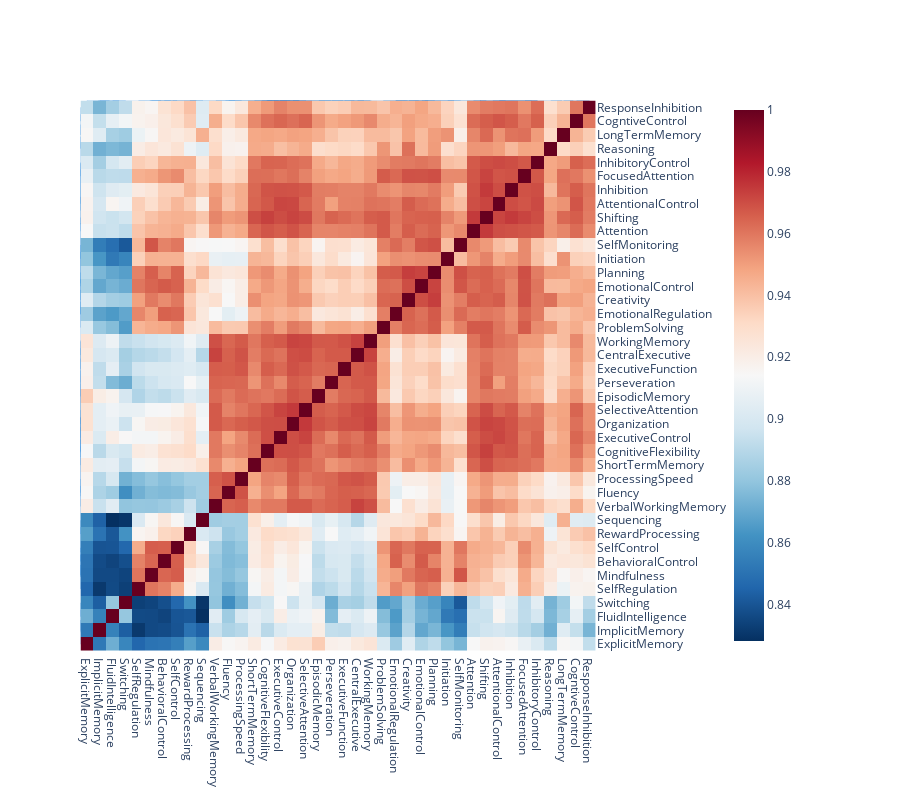

The notebook cell saved with this chart:
### Markdown cell above
## Popular Constructs

### Code cell
# plot only popular tasks and popular constructs

n_popular_labels = 40

popular_labels = (pubmed.groupby(['category','label'])['pmid']
                        .count().sort_values(ascending=False)
                        .groupby('category').head(n_popular_labels)
                        .index.get_level_values('label').to_list())

popular_label_embeddings = n2n_sim.query('label in @popular_labels')

popular_labels_sim = get_similarity_matrix(
  popular_label_embeddings,
  metric='cosine',
  pivot_by_category=False)

# # drop tasks for visualization
tasks = pubmed.query('category.str.contains("Task")')['label'].unique()
popular_labels_sim.drop(index=tasks, columns=tasks, errors='ignore', inplace=True)

# g = sns.clustermap(popular_labels_sim, robust=True,
#                    dendrogram_ratio=0.0001, 
#                    cbar_pos=(1.0, 0.73, 0.03, 0.25),
#                    cmap='viridis_r',
#                   )
# plt.show()

import dash_bio as dashbio

dashbio.Clustergram(
  data=popular_labels_sim,
  column_labels=popular_labels_sim.columns.to_list(),
  row_labels=popular_labels_sim.index.to_list(),
  center_values=False,
  cluster='all',
  height=800,
  width=900,
  display_ratio=[0.001, 0.001], 
  color_map='RdBu_r',
  # hidden_labels=['col'],
  row_dist='euclidean',
  col_dist='euclidean',
  # standardize='col'
)

### Figure 1 — Plotly figure (JSON) as saved in the notebook; plotly's stock layout.template omitted (floating-point values rounded to 4 significant figures; data arrays with more than 128 entries replaced by an {"elided": "..."} marker saying what was removed)
{"data": [{"hoverinfo": "y+name", "line": {"width": 0.5}, "marker": {"color": "rgb(0,116,217)"}, "mode": "lines", "name": "Col Cluster 0", "type": "scatter", "x": [13.75, 13.75, 148.9, 148.9], "xaxis": "x2", "y": [0.2553, 0.5234, 0.5234, 0.3587], "yaxis": "y2"}, {"hoverinfo": "y+name", "line": {"width": 0.5}, "marker": {"color": "rgb(0,116,217)"}, "mode": "lines", "name": "Col Cluster 1", "type": "scatter", "x": [5, 5, 22.5, 22.5], "xaxis": "x2", "y": [0, 0.2553, 0.2553, 0.2354], "yaxis": "y2"}, {"hoverinfo": "y+name", "line": {"width": 0.5}, "marker": {"color": "rgb(0,116,217)"}, "mode": "lines", "name": "Col Cluster 2", "type": "scatter", "x": [15, 15, 30, 30], "xaxis": "x2", "y": [0, 0.2354, 0.2354, 0.1821], "yaxis": "y2"}, {"hoverinfo": "y+name", "line": {"width": 0.5}, "marker": {"color": "rgb(0,116,217)"}, "mode": "lines", "name": "Col Cluster 3", "type": "scatter", "x": [25, 25, 35, 35], "xaxis": "x2", "y": [0, 0.1821, 0.1821, 0], "yaxis": "y2"}, {"hoverinfo": "y+name", "line": {"width": 0.5}, "marker": {"color": "rgb(0,116,217)"}, "mode": "lines", "name": "Col Cluster 4", "type": "scatter", "x": [45, 45, 62.5, 62.5], "xaxis": "x2", "y": [0, 0.09666, 0.09666, 0.0668], "yaxis": "y2"}, {"hoverinfo": "y+name", "line": {"width": 0.5}, "marker": {"color": "rgb(0,116,217)"}, "mode": "lines", "name": "Col Cluster 5", "type": "scatter", "x": [53.75, 53.75, 90, 90], "xaxis": "x2", "y": [0.09666, 0.187, 0.187, 0.1661], "yaxis": "y2"}, {"hoverinfo": "y+name", "line": {"width": 0.5}, "marker": {"color": "rgb(0,116,217)"}, "mode": "lines", "name": "Col Cluster 6", "type": "scatter", "x": [55, 55, 70, 70], "xaxis": "x2", "y": [0, 0.0668, 0.0668, 0.05503], "yaxis": "y2"}, {"hoverinfo": "y+name", "line": {"width": 0.5}, "marker": {"color": "rgb(0,116,217)"}, "mode": "lines", "name": "Col Cluster 7", "type": "scatter", "x": [65, 65, 75, 75], "xaxis": "x2", "y": [0, 0.05503, 0.05503, 0], "yaxis": "y2"}, {"hoverinfo": "y+name", "line": {"width": 0.5}, "marker": {"color": "rgb(0,116,217)"}, "mode": "lines", "name": "Col Cluster 8", "type": "scatter", "x": [71.88, 71.88, 225.9, 225.9], "xaxis": "x2", "y": [0.187, 0.3587, 0.3587, 0.2885], "yaxis": "y2"}, {"hoverinfo": "y+name", "line": {"width": 0.5}, "marker": {"color": "rgb(0,116,217)"}, "mode": "lines", "name": "Col Cluster 9", "type": "scatter", "x": [85, 85, 95, 95], "xaxis": "x2", "y": [0, 0.1661, 0.1661, 0], "yaxis": "y2"}, {"hoverinfo": "y+name", "line": {"width": 0.5}, "marker": {"color": "rgb(0,116,217)"}, "mode": "lines", "name": "Col Cluster 10", "type": "scatter", "x": [105, 105, 120, 120], "xaxis": "x2", "y": [0, 0.07723, 0.07723, 0.05341], "yaxis": "y2"}, {"hoverinfo": "y+name", "line": {"width": 0.5}, "marker": {"color": "rgb(0,116,217)"}, "mode": "lines", "name": "Col Cluster 11", "type": "scatter", "x": [112.5, 112.5, 169.4, 169.4], "xaxis": "x2", "y": [0.07723, 0.1913, 0.1913, 0.1205], "yaxis": "y2"}, {"hoverinfo": "y+name", "line": {"width": 0.5}, "marker": {"color": "rgb(0,116,217)"}, "mode": "lines", "name": "Col Cluster 12", "type": "scatter", "x": [115, 115, 125, 125], "xaxis": "x2", "y": [0, 0.05341, 0.05341, 0], "yaxis": "y2"}, {"hoverinfo": "y+name", "line": {"width": 0.5}, "marker": {"color": "rgb(0,116,217)"}, "mode": "lines", "name": "Col Cluster 13", "type": "scatter", "x": [135, 135, 153.8, 153.8], "xaxis": "x2", "y": [0, 0.06995, 0.06995, 0.06236], "yaxis": "y2"}, {"hoverinfo": "y+name", "line": {"width": 0.5}, "marker": {"color": "rgb(0,116,217)"}, "mode": "lines", "name": "Col Cluster 14", "type": "scatter", "x": [140.9, 140.9, 310.8, 310.8], "xaxis": "x2", "y": [0.1913, 0.2885, 0.2885, 0.2136], "yaxis": "y2"}, {"hoverinfo": "y+name", "line": {"width": 0.5}, "marker": {"color": "rgb(0,116,217)"}, "mode": "lines", "name": "Col Cluster 15", "type": "scatter", "x": [144.4, 144.4, 194.4, 194.4], "xaxis": "x2", "y": [0.06995, 0.1205, 0.1205, 0.08825], "yaxis": "y2"}, {"hoverinfo": "y+name", "line": {"width": 0.5}, "marker": {"color": "rgb(0,116,217)"}, "mode": "lines", "name": "Col Cluster 16", "type": "scatter", "x": [145, 145, 162.5, 162.5], "xaxis": "x2", "y": [0, 0.06236, 0.06236, 0.06017], "yaxis": "y2"}, {"hoverinfo": "y+name", "line": {"width": 0.5}, "marker": {"color": "rgb(0,116,217)"}, "mode": "lines", "name": "Col Cluster 17", "type": "scatter", "x": [155, 155, 170, 170], "xaxis": "x2", "y": [0, 0.06017, 0.06017, 0.04498], "yaxis": "y2"}, {"hoverinfo": "y+name", "line": {"width": 0.5}, "marker": {"color": "rgb(0,116,217)"}, "mode": "lines", "name": "Col Cluster 18", "type": "scatter", "x": [165, 165, 175, 175], "xaxis": "x2", "y": [0, 0.04498, 0.04498, 0], "yaxis": "y2"}, {"hoverinfo": "y+name", "line": {"width": 0.5}, "marker": {"color": "rgb(0,116,217)"}, "mode": "lines", "name": "Col Cluster 19", "type": "scatter", "x": [185, 185, 203.8, 203.8], "xaxis": "x2", "y": [0, 0.08825, 0.08825, 0.06945], "yaxis": "y2"}, {"hoverinfo": "y+name", "line": {"width": 0.5}, "marker": {"color": "rgb(0,116,217)"}, "mode": "lines", "name": "Col Cluster 20", "type": "scatter", "x": [195, 195, 212.5, 212.5], "xaxis": "x2", "y": [0, 0.06945, 0.06945, 0.05418], "yaxis": "y2"}, {"hoverinfo": "y+name", "line": {"width": 0.5}, "marker": {"color": "rgb(0,116,217)"}, "mode": "lines", "name": "Col Cluster 21", "type": "scatter", "x": [205, 205, 220, 220], "xaxis": "x2", "y": [0, 0.05418, 0.05418, 0.04985], "yaxis": "y2"}, {"hoverinfo": "y+name", "line": {"width": 0.5}, "marker": {"color": "rgb(0,116,217)"}, "mode": "lines", "name": "Col Cluster 22", "type": "scatter", "x": [215, 215, 225, 225], "xaxis": "x2", "y": [0, 0.04985, 0.04985, 0], "yaxis": "y2"}, {"hoverinfo": "y+name", "line": {"width": 0.5}, "marker": {"color": "rgb(0,116,217)"}, "mode": "lines", "name": "Col Cluster 23", "type": "scatter", "x": [235, 235, 253.8, 253.8], "xaxis": "x2", "y": [0, 0.1059, 0.1059, 0.08182], "yaxis": "y2"}, {"hoverinfo": "y+name", "line": {"width": 0.5}, "marker": {"color": "rgb(0,116,217)"}, "mode": "lines", "name": "Col Cluster 24", "type": "scatter", "x": [244.4, 244.4, 290, 290], "xaxis": "x2", "y": [0.1059, 0.1306, 0.1306, 0.1073], "yaxis": "y2"}, {"hoverinfo": "y+name", "line": {"width": 0.5}, "marker": {"color": "rgb(0,116,217)"}, "mode": "lines", "name": "Col Cluster 25", "type": "scatter", "x": [245, 245, 262.5, 262.5], "xaxis": "x2", "y": [0, 0.08182, 0.08182, 0.06303], "yaxis": "y2"}, {"hoverinfo": "y+name", "line": {"width": 0.5}, "marker": {"color": "rgb(0,116,217)"}, "mode": "lines", "name": "Col Cluster 26", "type": "scatter", "x": [255, 255, 270, 270], "xaxis": "x2", "y": [0, 0.06303, 0.06303, 0.05026], "yaxis": "y2"}, {"hoverinfo": "y+name", "line": {"width": 0.5}, "marker": {"color": "rgb(0,116,217)"}, "mode": "lines", "name": "Col Cluster 27", "type": "scatter", "x": [265, 265, 275, 275], "xaxis": "x2", "y": [0, 0.05026, 0.05026, 0], "yaxis": "y2"}, {"hoverinfo": "y+name", "line": {"width": 0.5}, "marker": {"color": "rgb(0,116,217)"}, "mode": "lines", "name": "Col Cluster 28", "type": "scatter", "x": [267.2, 267.2, 354.4, 354.4], "xaxis": "x2", "y": [0.1306, 0.2136, 0.2136, 0.1741], "yaxis": "y2"}, {"hoverinfo": "y+name", "line": {"width": 0.5}, "marker": {"color": "rgb(0,116,217)"}, "mode": "lines", "name": "Col Cluster 29", "type": "scatter", "x": [285, 285, 295, 295], "xaxis": "x2", "y": [0, 0.1073, 0.1073, 0], "yaxis": "y2"}, {"hoverinfo": "y+name", "line": {"width": 0.5}, "marker": {"color": "rgb(0,116,217)"}, "mode": "lines", "name": "Col Cluster 30", "type": "scatter", "x": [305, 305, 315, 315], "xaxis": "x2", "y": [0, 0.04568, 0.04568, 0], "yaxis": "y2"}, {"hoverinfo": "y+name", "line": {"width": 0.5}, "marker": {"color": "rgb(0,116,217)"}, "mode": "lines", "name": "Col Cluster 31", "type": "scatter", "x": [310, 310, 330, 330], "xaxis": "x2", "y": [0.04568, 0.06374, 0.06374, 0.05552], "yaxis": "y2"}, {"hoverinfo": "y+name", "line": {"width": 0.5}, "marker": {"color": "rgb(0,116,217)"}, "mode": "lines", "name": "Col Cluster 32", "type": "scatter", "x": [320, 320, 350, 350], "xaxis": "x2", "y": [0.06374, 0.08073, 0.08073, 0.06521], "yaxis": "y2"}, {"hoverinfo": "y+name", "line": {"width": 0.5}, "marker": {"color": "rgb(0,116,217)"}, "mode": "lines", "name": "Col Cluster 33", "type": "scatter", "x": [325, 325, 335, 335], "xaxis": "x2", "y": [0, 0.05552, 0.05552, 0], "yaxis": "y2"}, {"hoverinfo": "y+name", "line": {"width": 0.5}, "marker": {"color": "rgb(0,116,217)"}, "mode": "lines", "name": "Col Cluster 34", "type": "scatter", "x": [335, 335, 373.8, 373.8], "xaxis": "x2", "y": [0.08073, 0.1741, 0.1741, 0.141], "yaxis": "y2"}, {"hoverinfo": "y+name", "line": {"width": 0.5}, "marker": {"color": "rgb(0,116,217)"}, "mode": "lines", "name": "Col Cluster 35", "type": "scatter", "x": [345, 345, 355, 355], "xaxis": "x2", "y": [0, 0.06521, 0.06521, 0], "yaxis": "y2"}, {"hoverinfo": "y+name", "line": {"width": 0.5}, "marker": {"color": "rgb(0,116,217)"}, "mode": "lines", "name": "Col Cluster 36", "type": "scatter", "x": [365, 365, 382.5, 382.5], "xaxis": "x2", "y": [0, 0.141, 0.141, 0.1167], "yaxis": "y2"}, {"hoverinfo": "y+name", "line": {"width": 0.5}, "marker": {"color": "rgb(0,116,217)"}, "mode": "lines", "name": "Col Cluster 37", "type": "scatter", "x": [375, 375, 390, 390], "xaxis": "x2", "y": [0, 0.1167, 0.1167, 0.08462], "yaxis": "y2"}, {"hoverinfo": "y+name", "line": {"width": 0.5}, "marker": {"color": "rgb(0,116,217)"}, "mode": "lines", "name": "Col Cluster 38", "type": "scatter", "x": [385, 385, 395, 395], "xaxis": "x2", "y": [0, 0.08462, 0.08462, 0], "yaxis": "y2"}, {"hoverinfo": "x+name", "line": {"width": 0.5}, "marker": {"color": "rgb(0,116,217)"}, "mode": "lines", "name": "Row Cluster 0", "type": "scatter", "x": [0, -0.1821, -0.1821, 0], "xaxis": "x4", "y": [25, 25, 35, 35], "yaxis": "y4"}, {"hoverinfo": "x+name", "line": {"width": 0.5}, "marker": {"color": "rgb(0,116,217)"}, "mode": "lines", "name": "Row Cluster 1", "type": "scatter", "x": [0, -0.08462, -0.08462, 0], "xaxis": "x4", "y": [385, 385, 395, 395], "yaxis": "y4"}, {"hoverinfo": "x+name", "line": {"width": 0.5}, "marker": {"color": "rgb(0,116,217)"}, "mode": "lines", "name": "Row Cluster 2", "type": "scatter", "x": [0, -0.1167, -0.1167, -0.08462], "xaxis": "x4", "y": [375, 375, 390, 390], "yaxis": "y4"}, {"hoverinfo": "x+name", "line": {"width": 0.5}, "marker": {"color": "rgb(0,116,217)"}, "mode": "lines", "name": "Row Cluster 3", "type": "scatter", "x": [0, -0.141, -0.141, -0.1167], "xaxis": "x4", "y": [365, 365, 382.5, 382.5], "yaxis": "y4"}, {"hoverinfo": "x+name", "line": {"width": 0.5}, "marker": {"color": "rgb(0,116,217)"}, "mode": "lines", "name": "Row Cluster 4", "type": "scatter", "x": [0, -0.06521, -0.06521, 0], "xaxis": "x4", "y": [345, 345, 355, 355], "yaxis": "y4"}, {"hoverinfo": "x+name", "line": {"width": 0.5}, "marker": {"color": "rgb(0,116,217)"}, "mode": "lines", "name": "Row Cluster 5", "type": "scatter", "x": [-0.08073, -0.1741, -0.1741, -0.141], "xaxis": "x4", "y": [335, 335, 373.8, 373.8], "yaxis": "y4"}, {"hoverinfo": "x+name", "line": {"width": 0.5}, "marker": {"color": "rgb(0,116,217)"}, "mode": "lines", "name": "Row Cluster 6", "type": "scatter", "x": [0, -0.05552, -0.05552, 0], "xaxis": "x4", "y": [325, 325, 335, 335], "yaxis": "y4"}, {"hoverinfo": "x+name", "line": {"width": 0.5}, "marker": {"color": "rgb(0,116,217)"}, "mode": "lines", "name": "Row Cluster 7", "type": "scatter", "x": [-0.06374, -0.08073, -0.08073, -0.06521], "xaxis": "x4", "y": [320, 320, 350, 350], "yaxis": "y4"}, {"hoverinfo": "x+name", "line": {"width": 0.5}, "marker": {"color": "rgb(0,116,217)"}, "mode": "lines", "name": "Row Cluster 8", "type": "scatter", "x": [-0.04568, -0.06374, -0.06374, -0.05552], "xaxis": "x4", "y": [310, 310, 330, 330], "yaxis": "y4"}, {"hoverinfo": "x+name", "line": {"width": 0.5}, "marker": {"color": "rgb(0,116,217)"}, "mode": "lines", "name": "Row Cluster 9", "type": "scatter", "x": [0, -0.04568, -0.04568, 0], "xaxis": "x4", "y": [305, 305, 315, 315], "yaxis": "y4"}, {"hoverinfo": "x+name", "line": {"width": 0.5}, "marker": {"color": "rgb(0,116,217)"}, "mode": "lines", "name": "Row Cluster 10", "type": "scatter", "x": [0, -0.1073, -0.1073, 0], "xaxis": "x4", "y": [285, 285, 295, 295], "yaxis": "y4"}, {"hoverinfo": "x+name", "line": {"width": 0.5}, "marker": {"color": "rgb(0,116,217)"}, "mode": "lines", "name": "Row Cluster 11", "type": "scatter", "x": [-0.1306, -0.2136, -0.2136, -0.1741], "xaxis": "x4", "y": [267.2, 267.2, 354.4, 354.4], "yaxis": "y4"}, {"hoverinfo": "x+name", "line": {"width": 0.5}, "marker": {"color": "rgb(0,116,217)"}, "mode": "lines", "name": "Row Cluster 12", "type": "scatter", "x": [0, -0.05026, -0.05026, 0], "xaxis": "x4", "y": [265, 265, 275, 275], "yaxis": "y4"}, {"hoverinfo": "x+name", "line": {"width": 0.5}, "marker": {"color": "rgb(0,116,217)"}, "mode": "lines", "name": "Row Cluster 13", "type": "scatter", "x": [0, -0.06303, -0.06303, -0.05026], "xaxis": "x4", "y": [255, 255, 270, 270], "yaxis": "y4"}, {"hoverinfo": "x+name", "line": {"width": 0.5}, "marker": {"color": "rgb(0,116,217)"}, "mode": "lines", "name": "Row Cluster 14", "type": "scatter", "x": [0, -0.08182, -0.08182, -0.06303], "xaxis": "x4", "y": [245, 245, 262.5, 262.5], "yaxis": "y4"}, {"hoverinfo": "x+name", "line": {"width": 0.5}, "marker": {"color": "rgb(0,116,217)"}, "mode": "lines", "name": "Row Cluster 15", "type": "scatter", "x": [-0.1059, -0.1306, -0.1306, -0.1073], "xaxis": "x4", "y": [244.4, 244.4, 290, 290], "yaxis": "y4"}, {"hoverinfo": "x+name", "line": {"width": 0.5}, "marker": {"color": "rgb(0,116,217)"}, "mode": "lines", "name": "Row Cluster 16", "type": "scatter", "x": [0, -0.1059, -0.1059, -0.08182], "xaxis": "x4", "y": [235, 235, 253.8, 253.8], "yaxis": "y4"}, {"hoverinfo": "x+name", "line": {"width": 0.5}, "marker": {"color": "rgb(0,116,217)"}, "mode": "lines", "name": "Row Cluster 17", "type": "scatter", "x": [0, -0.04985, -0.04985, 0], "xaxis": "x4", "y": [215, 215, 225, 225], "yaxis": "y4"}, {"hoverinfo": "x+name", "line": {"width": 0.5}, "marker": {"color": "rgb(0,116,217)"}, "mode": "lines", "name": "Row Cluster 18", "type": "scatter", "x": [0, -0.05418, -0.05418, -0.04985], "xaxis": "x4", "y": [205, 205, 220, 220], "yaxis": "y4"}, {"hoverinfo": "x+name", "line": {"width": 0.5}, "marker": {"color": "rgb(0,116,217)"}, "mode": "lines", "name": "Row Cluster 19", "type": "scatter", "x": [0, -0.06945, -0.06945, -0.05418], "xaxis": "x4", "y": [195, 195, 212.5, 212.5], "yaxis": "y4"}, {"hoverinfo": "x+name", "line": {"width": 0.5}, "marker": {"color": "rgb(0,116,217)"}, "mode": "lines", "name": "Row Cluster 20", "type": "scatter", "x": [0, -0.08825, -0.08825, -0.06945], "xaxis": "x4", "y": [185, 185, 203.8, 203.8], "yaxis": "y4"}, {"hoverinfo": "x+name", "line": {"width": 0.5}, "marker": {"color": "rgb(0,116,217)"}, "mode": "lines", "name": "Row Cluster 21", "type": "scatter", "x": [0, -0.04498, -0.04498, 0], "xaxis": "x4", "y": [165, 165, 175, 175], "yaxis": "y4"}, {"hoverinfo": "x+name", "line": {"width": 0.5}, "marker": {"color": "rgb(0,116,217)"}, "mode": "lines", "name": "Row Cluster 22", "type": "scatter", "x": [0, -0.06017, -0.06017, -0.04498], "xaxis": "x4", "y": [155, 155, 170, 170], "yaxis": "y4"}, {"hoverinfo": "x+name", "line": {"width": 0.5}, "marker": {"color": "rgb(0,116,217)"}, "mode": "lines", "name": "Row Cluster 23", "type": "scatter", "x": [0, -0.06236, -0.06236, -0.06017], "xaxis": "x4", "y": [145, 145, 162.5, 162.5], "yaxis": "y4"}, {"hoverinfo": "x+name", "line": {"width": 0.5}, "marker": {"color": "rgb(0,116,217)"}, "mode": "lines", "name": "Row Cluster 24", "type": "scatter", "x": [-0.06995, -0.1205, -0.1205, -0.08825], "xaxis": "x4", "y": [144.4, 144.4, 194.4, 194.4], "yaxis": "y4"}, {"hoverinfo": "x+name", "line": {"width": 0.5}, "marker": {"color": "rgb(0,116,217)"}, "mode": "lines", "name": "Row Cluster 25", "type": "scatter", "x": [-0.1913, -0.2885, -0.2885, -0.2136], "xaxis": "x4", "y": [140.9, 140.9, 310.8, 310.8], "yaxis": "y4"}, {"hoverinfo": "x+name", "line": {"width": 0.5}, "marker": {"color": "rgb(0,116,217)"}, "mode": "lines", "name": "Row Cluster 26", "type": "scatter", "x": [0, -0.06995, -0.06995, -0.06236], "xaxis": "x4", "y": [135, 135, 153.8, 153.8], "yaxis": "y4"}, {"hoverinfo": "x+name", "line": {"width": 0.5}, "marker": {"color": "rgb(0,116,217)"}, "mode": "lines", "name": "Row Cluster 27", "type": "scatter", "x": [0, -0.05341, -0.05341, 0], "xaxis": "x4", "y": [115, 115, 125, 125], "yaxis": "y4"}, {"hoverinfo": "x+name", "line": {"width": 0.5}, "marker": {"color": "rgb(0,116,217)"}, "mode": "lines", "name": "Row Cluster 28", "type": "scatter", "x": [-0.07723, -0.1913, -0.1913, -0.1205], "xaxis": "x4", "y": [112.5, 112.5, 169.4, 169.4], "yaxis": "y4"}, {"hoverinfo": "x+name", "line": {"width": 0.5}, "marker": {"color": "rgb(0,116,217)"}, "mode": "lines", "name": "Row Cluster 29", "type": "scatter", "x": [0, -0.07723, -0.07723, -0.05341], "xaxis": "x4", "y": [105, 105, 120, 120], "yaxis": "y4"}, {"hoverinfo": "x+name", "line": {"width": 0.5}, "marker": {"color": "rgb(0,116,217)"}, "mode": "lines", "name": "Row Cluster 30", "type": "scatter", "x": [0, -0.1661, -0.1661, 0], "xaxis": "x4", "y": [85, 85, 95, 95], "yaxis": "y4"}, {"hoverinfo": "x+name", "line": {"width": 0.5}, "marker": {"color": "rgb(0,116,217)"}, "mode": "lines", "name": "Row Cluster 31", "type": "scatter", "x": [-0.187, -0.3587, -0.3587, -0.2885], "xaxis": "x4", "y": [71.88, 71.88, 225.9, 225.9], "yaxis": "y4"}, {"hoverinfo": "x+name", "line": {"width": 0.5}, "marker": {"color": "rgb(0,116,217)"}, "mode": "lines", "name": "Row Cluster 32", "type": "scatter", "x": [0, -0.05503, -0.05503, 0], "xaxis": "x4", "y": [65, 65, 75, 75], "yaxis": "y4"}, {"hoverinfo": "x+name", "line": {"width": 0.5}, "marker": {"color": "rgb(0,116,217)"}, "mode": "lines", "name": "Row Cluster 33", "type": "scatter", "x": [0, -0.0668, -0.0668, -0.05503], "xaxis": "x4", "y": [55, 55, 70, 70], "yaxis": "y4"}, {"hoverinfo": "x+name", "line": {"width": 0.5}, "marker": {"color": "rgb(0,116,217)"}, "mode": "lines", "name": "Row Cluster 34", "type": "scatter", "x": [-0.09666, -0.187, -0.187, -0.1661], "xaxis": "x4", "y": [53.75, 53.75, 90, 90], "yaxis": "y4"}, {"hoverinfo": "x+name", "line": {"width": 0.5}, "marker": {"color": "rgb(0,116,217)"}, "mode": "lines", "name": "Row Cluster 35", "type": "scatter", "x": [0, -0.09666, -0.09666, -0.0668], "xaxis": "x4", "y": [45, 45, 62.5, 62.5], "yaxis": "y4"}, {"hoverinfo": "x+name", "line": {"width": 0.5}, "marker": {"color": "rgb(0,116,217)"}, "mode": "lines", "name": "Row Cluster 36", "type": "scatter", "x": [0, -0.2354, -0.2354, -0.1821], "xaxis": "x4", "y": [15, 15, 30, 30], "yaxis": "y4"}, {"hoverinfo": "x+name", "line": {"width": 0.5}, "marker": {"color": "rgb(0,116,217)"}, "mode": "lines", "name": "Row Cluster 37", "type": "scatter", "x": [-0.2553, -0.5234, -0.5234, -0.3587], "xaxis": "x4", "y": [13.75, 13.75, 148.9, 148.9], "yaxis": "y4"}, {"hoverinfo": "x+name", "line": {"width": 0.5}, "marker": {"color": "rgb(0,116,217)"}, "mode": "lines", "name": "Row Cluster 38", "type": "scatter", "x": [0, -0.2553, -0.2553, -0.2354], "xaxis": "x4", "y": [5, 5, 22.5, 22.5], "yaxis": "y4"}, {"colorbar": {"xpad": 100}, "colorscale": [[0, "rgb(5,48,97)"], [0.1, "rgb(33,102,172)"], [0.2, "rgb(67,147,195)"], [0.3, "rgb(146,197,222)"], [0.4, "rgb(209,229,240)"], [0.5, "rgb(247,247,247)"], [0.6, "rgb(253,219,199)"], [0.7, "rgb(244,165,130)"], [0.8, "rgb(214,96,77)"], [0.9, "rgb(178,24,43)"], [1, "rgb(103,0,31)"]], "type": "heatmap", "x": [5, 15, 25, 35, 45, 55, 65, 75, 85, 95, 105, 115, 125, 135, 145, 155, 165, 175, 185, 195, 205, 215, 225, 235, 245, 255, 265, 275, 285, 295, 305, 315, 325, 335, 345, 355, 365, 375, 385, 395], "xaxis": "x5", "y": [5, 15, 25, 35, 45, 55, 65, 75, 85, 95, 105, 115, 125, 135, 145, 155, 165, 175, 185, 195, 205, 215, 225, 235, 245, 255, 265, 275, 285, 295, 305, 315, 325, 335, 345, 355, 365, 375, 385, 395], "yaxis": "y5", "z": {"elided": "40x40 float values"}}], "layout": {"height": 800, "hovermode": "closest", "legend": {"x": 0.7, "y": 0.7}, "paper_bgcolor": "rgba(0,0,0,0)", "plot_bgcolor": "rgba(0,0,0,0)", "showlegend": false, "width": 900, "xaxis": {"anchor": "y", "domain": [0, 0.95], "fixedrange": false, "mirror": false, "showgrid": false, "showline": false, "showticklabels": false, "type": "linear", "zeroline": false}, "xaxis2": {"anchor": "y4", "domain": [0.0009491, 0.95], "fixedrange": false, "mirror": false, "scaleanchor": "x5", "showgrid": false, "showline": false, "showticklabels": false, "type": "linear", "zeroline": false}, "xaxis3": {"anchor": "y3", "domain": [0.75, 1]}, "xaxis4": {"anchor": "y4", "domain": [0, 0.0009491], "fixedrange": false, "mirror": false, "showgrid": false, "showline": false, "showticklabels": false, "type": "linear", "zeroline": false}, "xaxis5": {"anchor": "y5", "domain": [0.0009491, 0.95], "fixedrange": false, "mirror": false, "range": [0, 400], "showgrid": false, "showline": false, "showticklabels": true, "side": "bottom", "tickmode": "array", "ticktext": ["ExplicitMemory", "ImplicitMemory", "FluidIntelligence", "Switching", "SelfRegulation", "Mindfulness", "BehavioralControl", "SelfControl", "RewardProcessing", "Sequencing", "VerbalWorkingMemory", "Fluency", "ProcessingSpeed", "ShortTermMemory", "CognitiveFlexibility", "ExecutiveControl", "Organization", "SelectiveAttention", "EpisodicMemory", "Perseveration", "ExecutiveFunction", "CentralExecutive", "WorkingMemory", "ProblemSolving", "EmotionalRegulation", "Creativity", "EmotionalControl", "Planning", "Initiation", "SelfMonitoring", "Attention", "Shifting", "AttentionalControl", "Inhibition", "FocusedAttention", "InhibitoryControl", "Reasoning", "LongTermMemory", "CogntiveControl", "ResponseInhibition"], "tickvals": [5, 15, 25, 35, 45, 55, 65, 75, 85, 95, 105, 115, 125, 135, 145, 155, 165, 175, 185, 195, 205, 215, 225, 235, 245, 255, 265, 275, 285, 295, 305, 315, 325, 335, 345, 355, 365, 375, 385, 395], "type": "linear", "zeroline": false}, "xaxis6": {"anchor": "y6", "domain": [0.95, 1], "fixedrange": false, "mirror": false, "range": [-5, 1], "showgrid": false, "showline": false, "showticklabels": false, "type": "linear", "zeroline": false}, "xaxis7": {"anchor": "y7", "domain": [0, 0.25]}, "xaxis8": {"anchor": "y8", "domain": [0.0009491, 0.95], "fixedrange": false, "mirror": false, "range": [5, 395], "scaleanchor": "x5", "scaleratio": 1, "showgrid": false, "showline": false, "showticklabels": false, "type": "linear", "zeroline": false}, "xaxis9": {"anchor": "y9", "domain": [0.75, 1]}, "yaxis": {"anchor": "x", "domain": [0.9991, 1], "fixedrange": false, "mirror": false, "showgrid": false, "showline": false, "showticklabels": false, "type": "linear", "zeroline": false}, "yaxis2": {"anchor": "x2", "domain": [0.9991, 1], "fixedrange": false, "mirror": false, "range": [0, 0.5234], "showgrid": false, "showline": false, "showticklabels": false, "type": "linear", "zeroline": false}, "yaxis3": {"anchor": "x3", "domain": [0.75, 1]}, "yaxis4": {"anchor": "x4", "domain": [0, 0.9991], "fixedrange": false, "mirror": false, "range": [5, 395], "scaleanchor": "y5", "showgrid": false, "showline": false, "showticklabels": false, "type": "linear", "zeroline": false}, "yaxis5": {"anchor": "x5", "domain": [0, 0.9991], "fixedrange": false, "mirror": false, "showgrid": false, "showline": false, "showticklabels": true, "side": "right", "tickmode": "array", "ticktext": ["ExplicitMemory", "ImplicitMemory", "FluidIntelligence", "Switching", "SelfRegulation", "Mindfulness", "BehavioralControl", "SelfControl", "RewardProcessing", "Sequencing", "VerbalWorkingMemory", "Fluency", "ProcessingSpeed", "ShortTermMemory", "CognitiveFlexibility", "ExecutiveControl", "Organization", "SelectiveAttention", "EpisodicMemory", "Perseveration", "ExecutiveFunction", "CentralExecutive", "WorkingMemory", "ProblemSolving", "EmotionalRegulation", "Creativity", "EmotionalControl", "Planning", "Initiation", "SelfMonitoring", "Attention", "Shifting", "AttentionalControl", "Inhibition", "FocusedAttention", "InhibitoryControl", "Reasoning", "LongTermMemory", "CogntiveControl", "ResponseInhibition"], "tickvals": [5, 15, 25, 35, 45, 55, 65, 75, 85, 95, 105, 115, 125, 135, 145, 155, 165, 175, 185, 195, 205, 215, 225, 235, 245, 255, 265, 275, 285, 295, 305, 315, 325, 335, 345, 355, 365, 375, 385, 395], "type": "linear", "zeroline": false}, "yaxis6": {"anchor": "x6", "domain": [0, 0.9491], "fixedrange": false, "mirror": false, "range": [5, 395], "scaleanchor": "y5", "scaleratio": 1, "showgrid": false, "showline": false, "showticklabels": false, "type": "linear", "zeroline": false}, "yaxis7": {"anchor": "x7", "domain": [0, 0.25]}, "yaxis8": {"anchor": "x8", "domain": [0.9491, 0.9991], "fixedrange": false, "mirror": false, "range": [-0.5, 0.5], "showgrid": false, "showline": false, "showticklabels": false, "type": "linear", "zeroline": false}, "yaxis9": {"anchor": "x9", "domain": [0, 0.25]}}}
